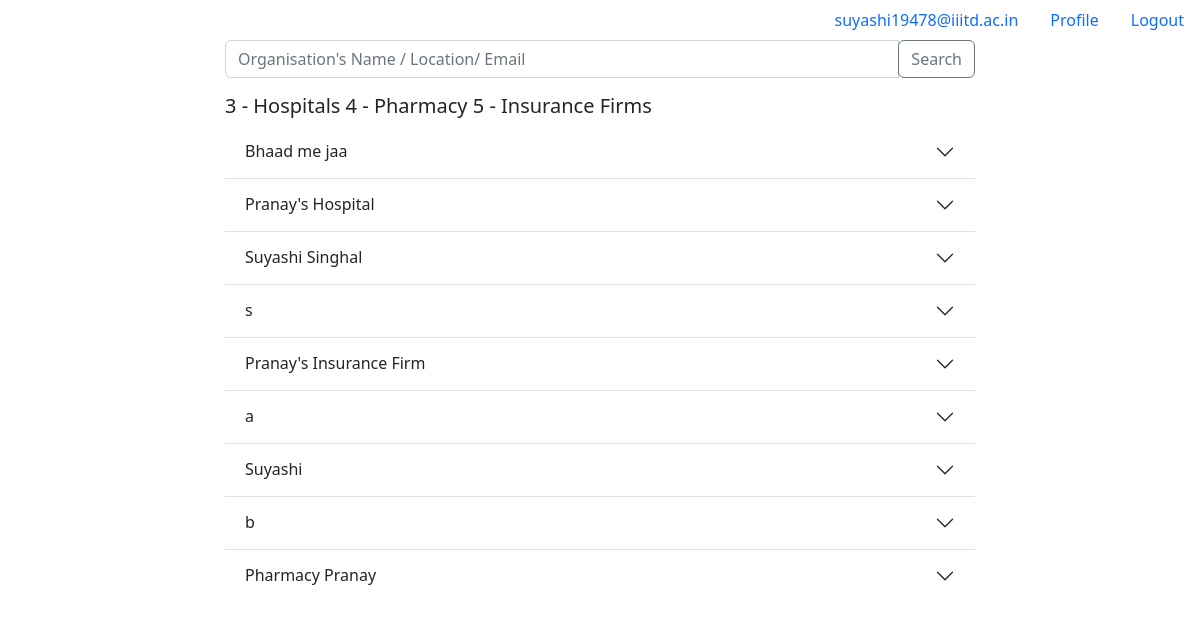
The page /dashboard/searchorg/ (signed in) on the database its author committed.
### authenticate/models.py (models this page shows, shortened)
class User(AbstractUser):
    username = models.UUIDField(default=uuid.uuid4, editable=False)
    email = models.EmailField(_('email address'), unique=True)
    userType = models.IntegerField(
        default=1,
        validators=[MaxValueValidator(5), MinValueValidator(1)]
    )
    USERNAME_FIELD = "email"
    REQUIRED_FIELDS = []
    objects = UserManager()

class Organisations(models.Model):
    def user_directory_path(instance, filename):
        print(type(instance))
        return 'license/user_{0}/{1}'.format(str(instance.user.username), filename)
    def user_directory_path1(instance, filename):
        print(type(instance))
        return 'permits/user_{0}/{1}'.format(str(instance.user.username), filename)
    def user_directory_path2(instance, filename):
        print(type(instance))
        return 'images/user_{0}/{1}'.format(str(instance.user.username), filename)
    user = models.OneToOneField(User, on_delete=models.CASCADE, primary_key=True)
    name = models.CharField(max_length=100)
    description = models.CharField(max_length=200)
    location = models.CharField(max_length=200)
    contactDetails = models.IntegerField(validators=[MinValueValidator(1000000000), MaxValueValidator(9999999999)])
    image1 = models.ImageField(upload_to=user_directory_path2, validators=[validate_file_size])
    image2 = models.ImageField(upload_to=user_directory_path2, validators=[validate_file_size])
    is_approved = models.BooleanField(default=False)
    license = models.FileField(null = False, blank=False,upload_to = user_directory_path, validators=[validate_file_size,validate_file_extension])
    permit = models.FileField(null=False,blank=False,upload_to = user_directory_path1, validators=[validate_file_size,validate_file_extension])
    org_type = models.CharField(max_length=200, null = True)

### search/views.py (the view)
# urls.py: path('dashboard/searchorg/', views.search_org, name = 'search'),
@login_required(login_url = "/")
def search_org(request):
    if request.user.userType != 1:
        return redirect("/dashboard")
    orgType = {
        3:"Hospitals",
        4:"Pharmacy",
        5:"Insurance Firms"
    }
    qs = Organisations.objects.all()
    qs = qs.filter(is_approved__exact=True)
    qs = qs.filter(Q(user__userType__exact=3) | Q(user__userType__exact=4) | Q(user__userType__exact=5))
    name = request.GET.get('name')
    if name != '' and name is not None:
        qs = qs.filter(Q(name__istartswith=name) | Q(location__icontains=name) | Q(user__email__icontains=name) | Q(org_type__istartswith = name))
    context = {
        'queryset':qs,
        'orgType':orgType
    }
    return render(request, "../templates/searchOrg.html", context)

### templates/searchOrg.html (shortened to what this page needs)
{%  extends 'dashboard.html' %}
{% block dashboard %}
    <form>
        <div class="input-group mb-3">
            <input name = "name" type="text" class="form-control" placeholder="Organisation's Name / Location/ Email" aria-label="Organisation's Name" aria-describedby="basic-addon2">
            <div class="input-group-append">
                <button class="btn btn-outline-secondary" type="submit">Search</button>
            </div>
        </div>
    </form>
    <div>
        <h5>
                3 - Hospitals
                4 - Pharmacy
                5 - Insurance Firms
        </h5>
    </div>
    <div class="accordion accordion-flush" id="accordionFlushExample">
        {% for org in queryset %}
              <div class="accordion-item">
                <h2 class="accordion-header" id="flush-heading-{{ forloop.counter }}">
                    <button class="accordion-button collapsed" type="button" data-bs-toggle="collapse" data-bs-target="#flush-collapse-{{ forloop.counter }}" aria-expanded="false" aria-controls="flush-collapse-{{ forloop.counter }}">
                        {{ org.name }}
                    </button>
                </h2>
                </div>
        {% endfor %}
    </div>
{% endblock dashboard%}

### templates/dashboard.html
{%  extends 'template.html' %}
{% block content %}
    <div>
        <nav class="nav justify-content-end">
            <a class="nav-link " href="{% url 'dashboard' %}" aria-current="page" >{{ user.email }}</a>
            <a class="nav-link " href="{% url 'profile' %}" aria-current="page" >Profile</a>
            <a class="nav-link " href="{% url 'logout' %}" >Logout</a>
        </nav>
    </div>
    <div style="max-width: 95%; width: 750px" class="mx-auto">
    {%  block dashboard%}
    {% endblock dashboard %}
    </div>
{% endblock content %}

### templates/template.html (shortened to what this page needs)
{% load widget_tweaks %}
{% load static %}
<!DOCTYPE html>
<html lang="en">
<head>
    <link href="https://cdn.jsdelivr.net/npm/bootstrap@5.2.2/dist/css/bootstrap.min.css" rel="stylesheet">
    <link rel="stylesheet" href="https://cdnjs.cloudflare.com/ajax/libs/font-awesome/4.7.0/css/font-awesome.min.css">
    <link rel="stylesheet" href ="{% static '/Keyboard.css' %}">
  </head>
<body>
{% block content %}
{% endblock content %}
</body>
</html>

### rows shown on the page
User: email "suyashi19478@iiitd.ac.in"
Organisations: name "Bhaad me jaa"
Organisations: name "Pranay's Hospital"
Organisations: name "Suyashi Singhal"
Organisations: name "s"
Organisations: name "Pranay's Insurance Firm"
Organisations: name "a"
Organisations: name "Suyashi"
Organisations: name "b"
Organisations: name "Pharmacy Pranay"
